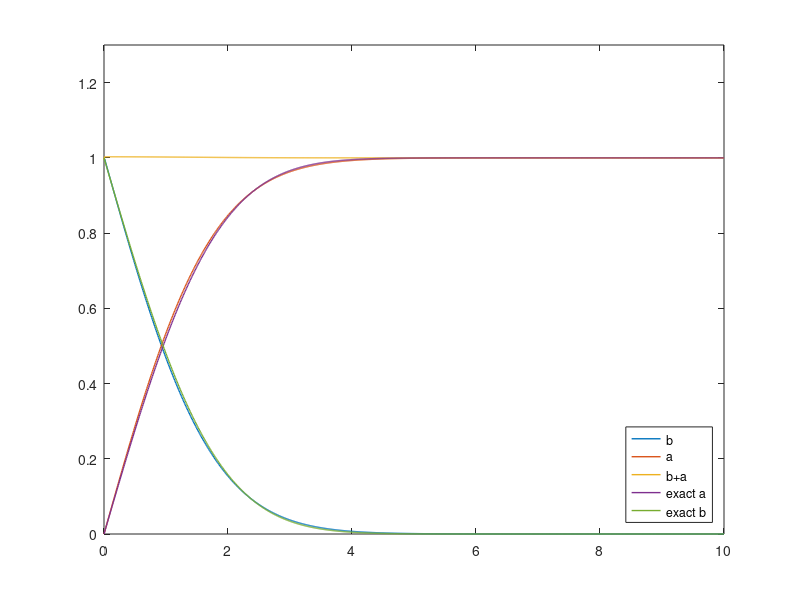
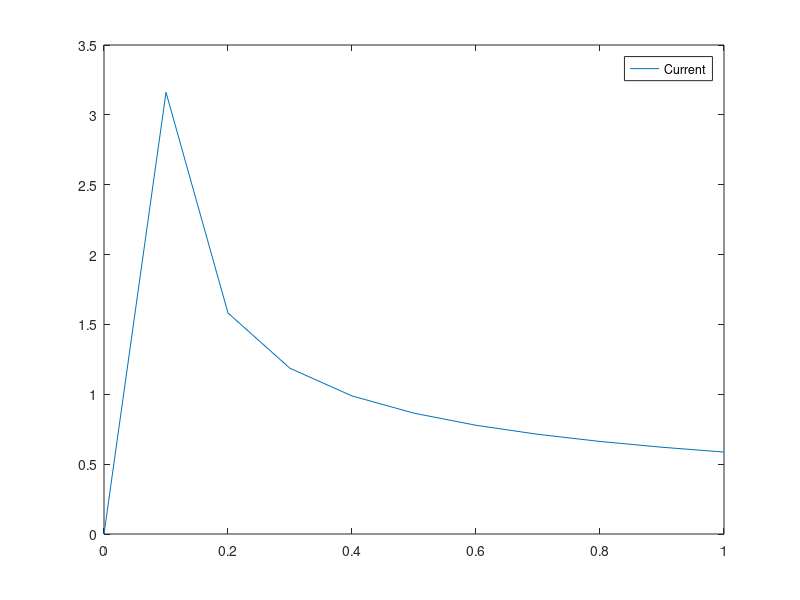

MATLAB code to generate these figures, in order:
clc;
clearvars;

function [dx, dt, Nx, Nt] = create_mesh(a, b, T0, T, dx, dt)
    Nx = round(abs((a - b)) / dx);
    Nt = round(abs((T - T0)) / dt);
    dx = abs((a - b)) / (Nx);
    dt = abs((T - T0)) / (Nt);
end

function [A] = Create_matrix_Dirichlet (Nx, Nt, m)
    %% Everything except the first row
    rl = nonzeros([Nx + 1:Nx * Nt] .* (rem([Nx + 1:Nx * Nt] - 1, Nx) ~= 0))';
    cl = rl - 1;
    rr = nonzeros([Nx + 1:Nx * Nt] .* (rem([Nx + 1:Nx * Nt], Nx) ~= 0))';
    cr = rr + 1;

    r1 = [Nx + 1:Nx * Nt, Nx + 1:Nx * Nt, rl, rr];
    c1 = [1:Nx * (Nt - 1), (Nx + 1:Nx * Nt), cl, cr];

    l1 = length(Nx + 1:Nx * Nt);
    l2 = length(Nx + 1:Nx * Nt);
    l3 = length(rl);
    l4 = length(rr);
    nnz1 = [-ones(1, l1), ones(1, l2) * (1 + 2 * m), -ones(1, l3) * m, -ones(1, l4) * m];
    %% First row
    r0 = [1:Nx, 1:Nx - 1, 2:Nx];
    c0 = [1:Nx, (1:Nx - 1) + 1, (2:Nx) - 1];
    nnz0 = [ones(1, Nx) * (1 + 2 * m), -ones(1, Nx - 1) * m, -ones(1, Nx - 1) * m];

    %% Create the matrix
    A = sparse([r1, r0], [c1, c0], [nnz1, nnz0]);
end

function [A] = Create_matrix_Newmann (Nx, Nt, m)
    %% Everything except the first row
    rl1 = nonzeros([Nx + 1:Nx * Nt] .* (rem([Nx + 1:Nx * Nt] - 1, Nx) ~= 0) .* (rem([Nx + 1:Nx * Nt], Nx) ~= 0))';

    r1 = [Nx + 1:Nx * Nt, rl1, rl1, rl1];
    c1 = [1:Nx * (Nt - 1), rl1, rl1 - 1, rl1 + 1];
    l1 = length(Nx + 1:Nx * Nt);
    l3 = length(rl1);
    nnz1 = [-ones(1, l1), ones(1, l3) * (1 + 2 * m), -ones(1, l3) * m, -ones(1, l3) * m];

    rl2 = nonzeros([Nx + 1:Nx * Nt] .* (rem([Nx + 1:Nx * Nt] - 1, Nx) == 0))';
    r2 = [rl2, rl2];
    c2 = [rl2, rl2 + 1];
    l3 = length(rl2);
    nnz2 = [ones(1, l3) * (1 + m), -ones(1, l3) * m];

    rl3 = nonzeros([Nx + 1:Nx * Nt] .* (rem([Nx + 1:Nx * Nt], Nx) == 0))';
    r3 = [rl3, rl3];
    c3 = [rl3, rl3 - 1];
    l3 = length(rl3);
    nnz3 = [ones(1, l3) * (1 + 2 * m), -ones(1, l3) * m];
    %% First row
    r0 = [1, 1, 2:Nx - 1, 2:Nx - 1, 2:Nx - 1, Nx, Nx];
    c0 = [1, 2, 2:Nx - 1, (2:Nx - 1) + 1, (2:Nx - 1) - 1, Nx - 1, Nx];
    nnz0 = [1 + m, -m, ones(1, Nx - 2) * (1 + 2 * m), -ones(1, Nx - 2) * m, -ones(1, Nx - 2) * m, -m, 1 + 2 * m];

    %% Create the matrix
    A = sparse([r1, r2, r3, r0], [c1, c2, c3, c0], [nnz1, nnz2, nnz3, nnz0]);
end

function [b] = Create_RHS_Dirichlet(Nx, Nt, m, BC1, BC2, IC)
    rl = nonzeros([Nx + 1:Nx * Nt] .* (rem([Nx + 1:Nx * Nt] - 1, Nx) == 0))';
    cl = ones(1, length(rl));
    nnzl = ones(1, length(rl)) * m * BC1;
    rr = nonzeros([Nx + 1:Nx * Nt] .* (rem([Nx + 1:Nx * Nt], Nx) == 0))';
    cr = ones(1, length(rr));
    nnzr = ones(1, length(rr)) * m * BC2;
    ro = 1:Nx;
    co = ones(1, Nx);
    nnzo = [m * BC1 + IC, ones(1, Nx - 2) * IC, m * BC2 + IC];

    b = sparse([rl, rr, ro], [cl, cr, co], [nnzl, nnzr, nnzo]);
end

function [b] = Create_RHS_Newmann(Nx, Nt, m, NBC1, BC2, IC, dt, dx)

    rl = nonzeros([1:Nx * Nt] .* (rem([1:Nx * Nt] - 1, Nx) == 0))';
    cl = ones(1, length(rl));
    nnzl = -dt / dx * NBC1;
    rr = nonzeros([1:Nx * Nt] .* (rem([1:Nx * Nt], Nx) == 0))';
    cr = ones(1, length(rr));
    nnzr = ones(1, length(rr)) * m * BC2;
    ro = 1:Nx;
    co = ones(1, Nx);
    nnzo = ones(1, Nx) * IC;

    b = sparse([rl, rr, ro], [cl, cr, co], [nnzl, nnzr, nnzo]);
end

a = 0;
b = 10;
T0 = 0;
T = 1;
dx = 0.01;
dt = 0.1;
BC2 = 1;
IC = 1;
BC1 = 0;
[dx, dt, Nx, Nt] = create_mesh(a, b, T0, T, dx, dt);
[A] = Create_matrix_Dirichlet(Nx - 1, Nt, dt / (dx)^2);
[bs] = Create_RHS_Dirichlet(Nx - 1, Nt, dt / (dx)^2, BC1, BC2, IC);
U1 = A \ bs;
U1 = full(U1);
D = zeros(1, length(T0:dt:T - 2 * dt));
counter = 0;

for t = T0 + dt:dt:T
    D(1, counter + 1) = ((-3/2) * BC1 + 2 * U1(1 + (Nx - 1) * counter) - 0.5 * U1(2 + (Nx - 1) * counter)) / dx;
    counter = counter + 1;
end

Dp = [((-3/2) * IC + 2 * IC - 0.5 * IC) / dx, D];
BC2n = 0;
IC = 0;
Cu = 1;
NBC1 = -D / Cu;
[A] = Create_matrix_Newmann(Nx - 1, Nt, dt / (dx)^2);
[bs] = Create_RHS_Newmann(Nx - 1, Nt, dt / (dx)^2, NBC1, BC2n, IC, dt, dx);
U = A \ bs;
U = full(U);
counter = 0;
figure

for t = T0 + dt:dt:T
    pause(0.1)
    plot(a:dx:b, [-2/3 * (-Cu * NBC1(1, counter + 1) * dx - 2 * U(1 + (Nx - 1) * counter) + 0.5 * U(2 + (Nx - 1) * counter)), U(1 + (Nx - 1) * counter:(Nx - 1) + (Nx - 1) * counter)', BC2n], 'LineWidth', 1)
    hold on
    plot(a:dx:b, [BC1, U1(1 + (Nx - 1) * counter:(Nx - 1) + (Nx - 1) * counter)', BC2], 'LineWidth', 1)
    hold on
    plot(a:dx:b, [-2/3 * (-Cu * NBC1(1, counter + 1) * dx - 2 * U(1 + (Nx - 1) * counter) + 0.5 * U(2 + (Nx - 1) * counter)), U(1 + (Nx - 1) * counter:(Nx - 1) + (Nx - 1) * counter)', BC2n] + [BC1, U1(1 + (Nx - 1) * counter:(Nx - 1) + (Nx - 1) * counter)', BC2], 'LineWidth', 1)

    if Cu == 1
        plot(a:dx:b, erf((a:dx:b) / (2 * sqrt(t))), 'LineWidth', 1)
        plot(a:dx:b, 1 - erf((a:dx:b) / (2 * sqrt(t))), 'LineWidth', 1)
    end

    hold off
    xlim([a, b])
    ylim([0, 1.3])

    if Cu == 1
        legend('b', 'a', 'b+a', 'exact a', 'exact b', 'Location', 'southeast')
    else
        legend('b', 'a', 'b+a')
    end

    counter = counter + 1;
end

figure
plot(T0:dt:T, Dp)
legend('Current')
